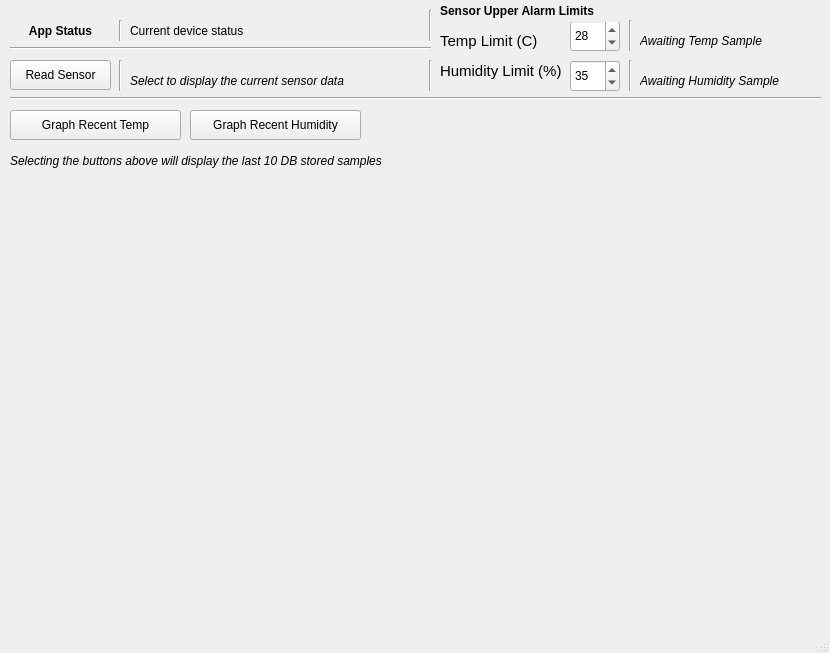
<?xml version="1.0" encoding="UTF-8"?>
<ui version="4.0">
 <class>MainWindow</class>
 <widget class="QMainWindow" name="MainWindow">
  <property name="geometry">
   <rect>
    <x>0</x>
    <y>0</y>
    <width>830</width>
    <height>653</height>
   </rect>
  </property>
  <property name="windowTitle">
   <string>MainWindow</string>
  </property>
  <widget class="QWidget" name="centralwidget">
   <widget class="QPushButton" name="ReadSensorButton">
    <property name="geometry">
     <rect>
      <x>10</x>
      <y>60</y>
      <width>101</width>
      <height>30</height>
     </rect>
    </property>
    <property name="text">
     <string>Read Sensor</string>
    </property>
   </widget>
   <widget class="QPushButton" name="GraphHumidityButton">
    <property name="geometry">
     <rect>
      <x>190</x>
      <y>110</y>
      <width>171</width>
      <height>30</height>
     </rect>
    </property>
    <property name="text">
     <string>Graph Recent Humidity</string>
    </property>
   </widget>
   <widget class="QPushButton" name="GraphTempButton">
    <property name="geometry">
     <rect>
      <x>10</x>
      <y>110</y>
      <width>171</width>
      <height>30</height>
     </rect>
    </property>
    <property name="text">
     <string>Graph Recent Temp</string>
    </property>
   </widget>
   <widget class="QLabel" name="StatusLine">
    <property name="geometry">
     <rect>
      <x>130</x>
      <y>20</y>
      <width>301</width>
      <height>22</height>
     </rect>
    </property>
    <property name="font">
     <font>
      <italic>false</italic>
     </font>
    </property>
    <property name="midLineWidth">
     <number>0</number>
    </property>
    <property name="text">
     <string>Current device status</string>
    </property>
   </widget>
   <widget class="QLabel" name="CurrentSensorData">
    <property name="geometry">
     <rect>
      <x>130</x>
      <y>70</y>
      <width>301</width>
      <height>22</height>
     </rect>
    </property>
    <property name="font">
     <font>
      <italic>true</italic>
     </font>
    </property>
    <property name="text">
     <string>Select to display the current sensor data</string>
    </property>
   </widget>
   <widget class="QLabel" name="label">
    <property name="geometry">
     <rect>
      <x>10</x>
      <y>20</y>
      <width>101</width>
      <height>22</height>
     </rect>
    </property>
    <property name="font">
     <font>
      <weight>75</weight>
      <bold>true</bold>
     </font>
    </property>
    <property name="autoFillBackground">
     <bool>true</bool>
    </property>
    <property name="frameShape">
     <enum>QFrame::NoFrame</enum>
    </property>
    <property name="frameShadow">
     <enum>QFrame::Sunken</enum>
    </property>
    <property name="lineWidth">
     <number>1</number>
    </property>
    <property name="text">
     <string>App Status</string>
    </property>
    <property name="alignment">
     <set>Qt::AlignCenter</set>
    </property>
   </widget>
   <widget class="Line" name="line">
    <property name="geometry">
     <rect>
      <x>10</x>
      <y>40</y>
      <width>421</width>
      <height>16</height>
     </rect>
    </property>
    <property name="orientation">
     <enum>Qt::Horizontal</enum>
    </property>
   </widget>
   <widget class="Line" name="line_2">
    <property name="geometry">
     <rect>
      <x>10</x>
      <y>90</y>
      <width>811</width>
      <height>16</height>
     </rect>
    </property>
    <property name="orientation">
     <enum>Qt::Horizontal</enum>
    </property>
   </widget>
   <widget class="Line" name="line_3">
    <property name="geometry">
     <rect>
      <x>110</x>
      <y>20</y>
      <width>20</width>
      <height>21</height>
     </rect>
    </property>
    <property name="orientation">
     <enum>Qt::Vertical</enum>
    </property>
   </widget>
   <widget class="Line" name="line_4">
    <property name="geometry">
     <rect>
      <x>110</x>
      <y>60</y>
      <width>20</width>
      <height>31</height>
     </rect>
    </property>
    <property name="orientation">
     <enum>Qt::Vertical</enum>
    </property>
   </widget>
   <widget class="QLabel" name="GraphLabel">
    <property name="geometry">
     <rect>
      <x>10</x>
      <y>150</y>
      <width>471</width>
      <height>22</height>
     </rect>
    </property>
    <property name="font">
     <font>
      <italic>true</italic>
     </font>
    </property>
    <property name="text">
     <string>Selecting the buttons above will display the last 10 DB stored samples</string>
    </property>
   </widget>
   <widget class="Line" name="line_5">
    <property name="geometry">
     <rect>
      <x>420</x>
      <y>10</y>
      <width>20</width>
      <height>31</height>
     </rect>
    </property>
    <property name="orientation">
     <enum>Qt::Vertical</enum>
    </property>
   </widget>
   <widget class="Line" name="line_6">
    <property name="geometry">
     <rect>
      <x>420</x>
      <y>60</y>
      <width>20</width>
      <height>31</height>
     </rect>
    </property>
    <property name="orientation">
     <enum>Qt::Vertical</enum>
    </property>
   </widget>
   <widget class="QSpinBox" name="TempLimitSpinBox">
    <property name="geometry">
     <rect>
      <x>570</x>
      <y>20</y>
      <width>50</width>
      <height>32</height>
     </rect>
    </property>
    <property name="minimum">
     <number>-50</number>
    </property>
    <property name="maximum">
     <number>50</number>
    </property>
    <property name="value">
     <number>28</number>
    </property>
   </widget>
   <widget class="QLabel" name="label_2">
    <property name="geometry">
     <rect>
      <x>440</x>
      <y>0</y>
      <width>201</width>
      <height>22</height>
     </rect>
    </property>
    <property name="font">
     <font>
      <weight>75</weight>
      <bold>true</bold>
     </font>
    </property>
    <property name="autoFillBackground">
     <bool>true</bool>
    </property>
    <property name="frameShape">
     <enum>QFrame::NoFrame</enum>
    </property>
    <property name="frameShadow">
     <enum>QFrame::Sunken</enum>
    </property>
    <property name="lineWidth">
     <number>1</number>
    </property>
    <property name="text">
     <string>Sensor Upper Alarm Limits</string>
    </property>
    <property name="alignment">
     <set>Qt::AlignLeading|Qt::AlignLeft|Qt::AlignVCenter</set>
    </property>
   </widget>
   <widget class="QLabel" name="label_3">
    <property name="geometry">
     <rect>
      <x>440</x>
      <y>30</y>
      <width>121</width>
      <height>22</height>
     </rect>
    </property>
    <property name="font">
     <font>
      <pointsize>11</pointsize>
      <weight>50</weight>
      <bold>false</bold>
     </font>
    </property>
    <property name="autoFillBackground">
     <bool>true</bool>
    </property>
    <property name="frameShape">
     <enum>QFrame::NoFrame</enum>
    </property>
    <property name="frameShadow">
     <enum>QFrame::Sunken</enum>
    </property>
    <property name="lineWidth">
     <number>1</number>
    </property>
    <property name="text">
     <string>Temp Limit (C)</string>
    </property>
    <property name="alignment">
     <set>Qt::AlignLeading|Qt::AlignLeft|Qt::AlignVCenter</set>
    </property>
   </widget>
   <widget class="QLabel" name="label_4">
    <property name="geometry">
     <rect>
      <x>440</x>
      <y>60</y>
      <width>121</width>
      <height>22</height>
     </rect>
    </property>
    <property name="font">
     <font>
      <pointsize>11</pointsize>
      <weight>50</weight>
      <bold>false</bold>
     </font>
    </property>
    <property name="autoFillBackground">
     <bool>true</bool>
    </property>
    <property name="frameShape">
     <enum>QFrame::NoFrame</enum>
    </property>
    <property name="frameShadow">
     <enum>QFrame::Sunken</enum>
    </property>
    <property name="lineWidth">
     <number>1</number>
    </property>
    <property name="text">
     <string>Humidity Limit (%)</string>
    </property>
    <property name="alignment">
     <set>Qt::AlignLeading|Qt::AlignLeft|Qt::AlignVCenter</set>
    </property>
   </widget>
   <widget class="QSpinBox" name="HumidLimitSpinBox">
    <property name="geometry">
     <rect>
      <x>570</x>
      <y>60</y>
      <width>50</width>
      <height>32</height>
     </rect>
    </property>
    <property name="minimum">
     <number>0</number>
    </property>
    <property name="maximum">
     <number>100</number>
    </property>
    <property name="value">
     <number>35</number>
    </property>
   </widget>
   <widget class="Line" name="line_7">
    <property name="geometry">
     <rect>
      <x>620</x>
      <y>60</y>
      <width>20</width>
      <height>31</height>
     </rect>
    </property>
    <property name="orientation">
     <enum>Qt::Vertical</enum>
    </property>
   </widget>
   <widget class="Line" name="line_8">
    <property name="geometry">
     <rect>
      <x>620</x>
      <y>20</y>
      <width>20</width>
      <height>31</height>
     </rect>
    </property>
    <property name="orientation">
     <enum>Qt::Vertical</enum>
    </property>
   </widget>
   <widget class="QLabel" name="TempLimitStatus">
    <property name="geometry">
     <rect>
      <x>640</x>
      <y>30</y>
      <width>181</width>
      <height>22</height>
     </rect>
    </property>
    <property name="font">
     <font>
      <italic>true</italic>
     </font>
    </property>
    <property name="midLineWidth">
     <number>0</number>
    </property>
    <property name="text">
     <string>Awaiting Temp Sample</string>
    </property>
   </widget>
   <widget class="QLabel" name="HumidLimitStatus">
    <property name="geometry">
     <rect>
      <x>640</x>
      <y>70</y>
      <width>181</width>
      <height>22</height>
     </rect>
    </property>
    <property name="font">
     <font>
      <italic>true</italic>
     </font>
    </property>
    <property name="midLineWidth">
     <number>0</number>
    </property>
    <property name="text">
     <string>Awaiting Humidity Sample</string>
    </property>
   </widget>
  </widget>
  <widget class="QMenuBar" name="menubar">
   <property name="geometry">
    <rect>
     <x>0</x>
     <y>0</y>
     <width>830</width>
     <height>28</height>
    </rect>
   </property>
  </widget>
  <widget class="QStatusBar" name="statusbar"/>
 </widget>
 <resources/>
 <connections/>
</ui>
